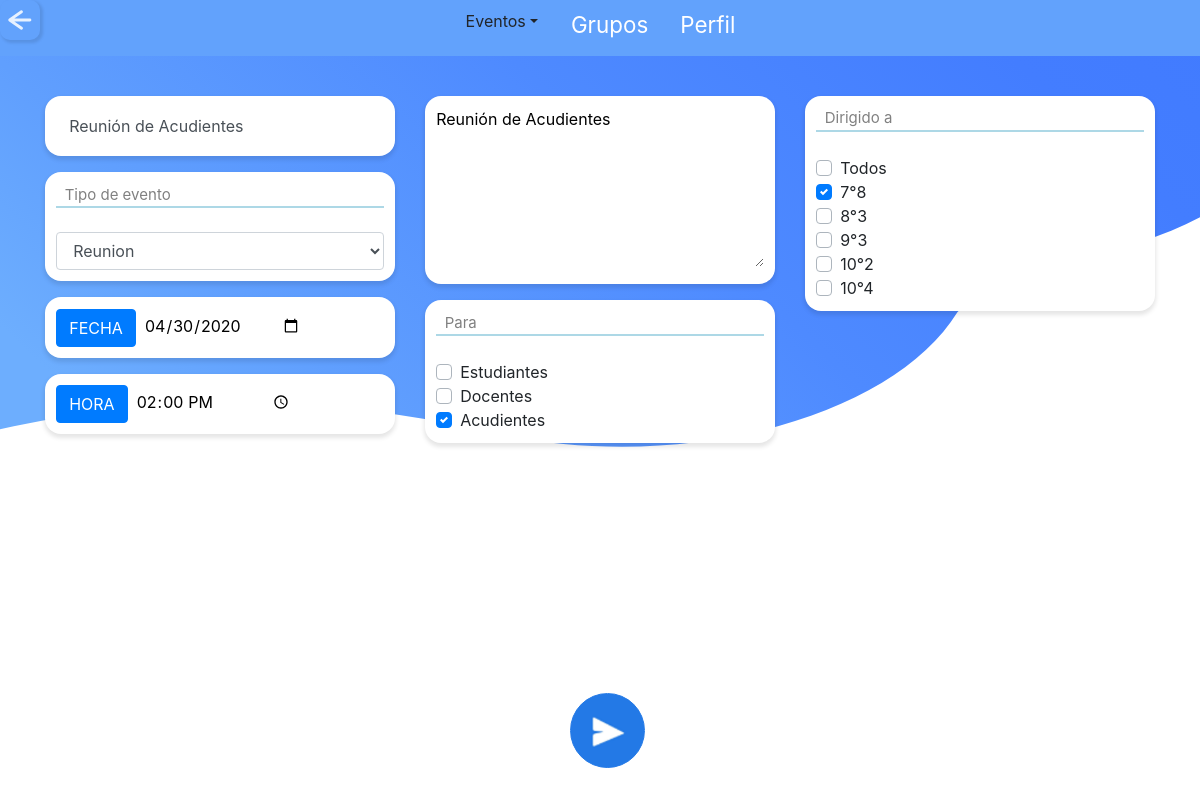
Screenshot of /admin/actualizar_evento.php?id=45 (signed in) with the database file from the repository.
### tables this page shows
CREATE TABLE `tbl_evento` (
  `id_evento` int(11) NOT NULL,
  `titulo_e` varchar(30) NOT NULL,
  `descripcion_e` text NOT NULL,
  `estado_e` varchar(10) NOT NULL,
  `id_tipo` varchar(40) NOT NULL,
  `id_fecha` varchar(40) NOT NULL,
  `id_horas` varchar(40) NOT NULL,
  `id_administrador` varchar(10) NOT NULL,
  `id_moderador` varchar(10) NOT NULL,
  `fecha_creacion_evento` datetime NOT NULL
);

CREATE TABLE `tbl_tipo_evento` (
  `id_tipo` varchar(40) NOT NULL,
  `celebracion` int(11) NOT NULL,
  `cambio_horario` int(11) NOT NULL,
  `reunion` int(11) NOT NULL
);

CREATE TABLE `tbl_fecha_evento` (
  `id_fecha` varchar(40) NOT NULL,
  `fecha_publicacion` date NOT NULL,
  `fecha_evento` date NOT NULL,
  `fecha_eliminacion` date NOT NULL,
  `fecha_creacion` datetime NOT NULL
);

CREATE TABLE `tbl_hora_evento` (
  `id_horas` varchar(40) NOT NULL,
  `hora_publicacion` time NOT NULL,
  `hora_evento` time NOT NULL,
  `hora_eliminacion` time NOT NULL,
  `fecha_creacion_hora` datetime NOT NULL
);

CREATE TABLE `tbl_grupo` (
  `codigo_g` varchar(10) NOT NULL,
  `grado_g` int(11) NOT NULL,
  `grupo_g` varchar(3) NOT NULL,
  `id_jornada` varchar(3) NOT NULL
);

### admin/actualizar_evento.php (the view, shortened to what this page needs)
<?php
  include "../php/conexion.php";
  include "../php/variables.php";
?>
<!DOCTYPE html>
<html lang="es">
<head>
<?php
    $title="Administrador | SchoolTime";
    echo Links($title);
    ?>
    <link rel="stylesheet" type="text/css" href="../css/style.css">
    <link rel='stylesheet' href='../css/bootstrap.min.css'>
</head>
<body>
<?php
    $titulo="eventos";
    echo Eventos($titulo); ?>
<br>
<br>
<br>
<br>
<?php
$id=$_REQUEST['id'];
$query="SELECT * FROM tbl_evento WHERE id_evento='$id'";
$resultado=$conexion->query($query);
$row=$resultado->fetch_assoc();
?>
<form id="for" action="../php/modificar2.php?id=<?php echo $row['id_evento']?>" method="post">
<div class="container margen">
  <div class="row">
    <div class="col-sm">
        <div class="center nuevo_evento">
            <input type="text" class="titulo_evento" name="titulo_e" value="<?php echo $row['titulo_e'];?>" >
        </div>
   <div class="nuevo_evento">
    <div class="linea_azul">&nbsp;&nbsp;Tipo de evento</div><br>
  <?php
 $queryT="SELECT * FROM tbl_evento AS evento INNER JOIN tbl_tipo_evento AS tipo ON evento.id_tipo=tipo.id_tipo  WHERE evento.id_evento='$id'";
 $resultadoT=$conexion->query($queryT);
 $rowT=$resultadoT->fetch_assoc();
 ?>
    <select name="tipo_e" class="form-control" required>
        <option  <?php if($rowT['reunion']=="1"){ echo "selected"; }?>>Reunion</option>
      </select>
</div>
<div class="nuevo_evento">
    <button type="button" class="btn btn-primary">FECHA</button>
    <?php
    $queryF="SELECT * FROM tbl_fecha_evento as fecha INNER JOIN tbl_evento as evento ON fecha.id_fecha=evento.id_fecha WHERE evento.id_evento='$id'";
    $resultadoF=$conexion->query($queryF);
    $rowF=$resultadoF->fetch_assoc();
    ?>
    <input class="fecha" type="date" name="fecha_e" value="<?php echo $rowF['fecha_evento'];?>">
   </div>
   <div class="nuevo_evento">
    <button type="button" class="btn btn-primary">HORA</button>
    <?php
    $queryH="SELECT * FROM tbl_hora_evento as hora INNER JOIN tbl_evento as evento ON hora.id_horas=evento.id_horas WHERE evento.id_evento='$id'";
    $resultadoH=$conexion->query($queryH);
    $rowH=$resultadoH->fetch_assoc();
    ?>
    <input class="fecha" type="time" name="hora_e" value="<?php echo $rowH['hora_evento'];?>">
   </div>
    </div>
    <div class="col-sm">
<div class="nuevo_evento ">
    <textarea class="descrip" name="descripcion_e" ><?php echo $row['descripcion_e'];?></textarea>
  </div>
    <div class="nuevo_evento">
 <div class="linea_azul">&nbsp;&nbsp;Para</div><br>
 <div class="custom-control custom-checkbox">
<label class="custom-control-label" for="e">Estudiantes</label>
</div>
<div class="custom-control custom-checkbox">
<label class="custom-control-label" for="a">Docentes</label>
</div>
<div class="custom-control custom-checkbox">
<label class="custom-control-label" for="ac">Acudientes</label>
</div>
</div>
    </div>
    <div class="col-sm">
  <div class="nuevo_evento">
 <div class="linea_azul">&nbsp;&nbsp;Dirigido a</div><br>
<div class="custom-control custom-checkbox">
<label class="custom-control-label" for="Marcar">Todos</label>
</div>
<?php
$query="SELECT * FROM tbl_grupo ORDER BY grado_g";
$resultado=$conexion->query($query);
while ($row=$resultado->fetch_assoc()){
?>
<?php
if( $row['grado_g']!=null){
?>
<div class="custom-control custom-checkbox">
<label class="custom-control-label" for="<?php echo $row['codigo_g']?>"><?php echo $row['grado_g']?>°<?php echo $row['grupo_g']?></label>
</div>
<?php
}
?>
<?php
}
?>
</div>
    </div>
  </div>
</div>
<center>
  <div class="form-check form-check-inline">
  <input class="btn_nuevo_evn" type="submit" value="">
  </div>
  </center>
</form>
</body>
</html>

### css/style.css (style rules this page uses)
* { padding: 0; margin: 0; }
body { background: url(../svg/back_one.svg) no-repeat center center fixed; background-size: cover; font-size: 110%; }
.center { margin: 0 auto; max-width: 350px; padding: 1em; border: 0px solid #CCC; border-radius: 1em; background-color: transparent; }
.btn_nuevo_evn { position: fixed; bottom: 0; display: inline-block; font-weight: 400; color: white; -webkit-user-select: none; -moz-user-select: none; -ms-user-select: none; user-select: none; width: 75px; height: 75px; box-shadow: none; background-color: #2379E6; background: url(../iconos/publicar_env.png) no-repeat center center; background-size: 100%; border: 1px solid #2379E6; padding: 0.375rem 0.75rem; margin-bottom: 2rem; font-size: 1rem; line-height: 1.5; border-radius: 50%; margin-left: -1.5rem; transition: color 0.15s ease-in-out, background-color 0.15s ease-in-out, border-color 0.15s ease-in-out, box-shadow 0.15s ease-in-out; }
input { background-color: white; width: 80px; height: 80px; border-radius: 10px; border-color: transparent; color: transparent; box-shadow: 2px 2px 3px 1px rgba(0, 0, 0, 0.1); }
.linea_azul { width: 100%; border-bottom: lightblue solid 2px; font-size: 94%; color: grey; }
.titulo_evento { display: block; width: 100%; height: calc(1.5em + 0.75rem + 2px); padding: 0.375rem 0.75rem; font-weight: 400; line-height: 1.5; color: #495057; background-color: transparent; background-clip: padding-box; border: 1px solid transparent; border-radius: 0.25em; transition: border-color 0.15s ease-in-out, box-shadow 0.15s ease-in-out; box-shadow: none; }
.nuevo_evento { margin: 0 auto; max-width: 350px; padding: 0.7em; border: 0px solid #CCC; box-shadow: 0px 3px 4px 1px rgba(0, 0, 0, 0.1); border-radius: 1em; background-color: white; margin-bottom: 1rem; }
.fecha { background-color: white; width: 50%; height: 25%; border-radius: 10px; border-color: transparent; box-shadow: none; padding: 0.1rem; color: black; }
textarea { border: none; width: 100%; height: 100px; }
.descrip { height: 160px; }

### rows the page displays
tbl_evento: titulo_e "Reunión de Acudientes", fecha_e "04/30/2020", hora_e "14:00:00", descripcion_e "Reunión de Acudientes"
tbl_tipo_evento: tipo_e "Reunion"
tbl_grupo: grado_g "7", grupo_g "8"
tbl_grupo: grado_g "8", grupo_g "3"
tbl_grupo: grado_g "9", grupo_g "3"
tbl_grupo: grado_g "10", grupo_g "2"
tbl_grupo: grado_g "10", grupo_g "4"
